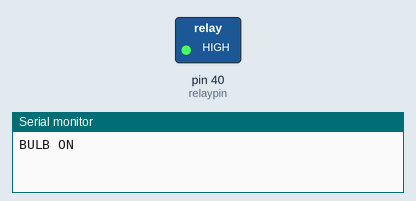
Recording of a sketch running on a simulated Arduino Mega 2560, built with avr-gcc and run on an emulated ATmega2560. On the bench: switched loads named in the sketch (green lamp = pin HIGH), the last lines printed to the serial monitor.

Above: at 1.0 s.
At 3.0 s:
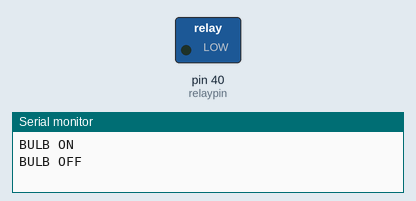
Timing chart, 0 to 5.2 s (numbered marks = the images above):
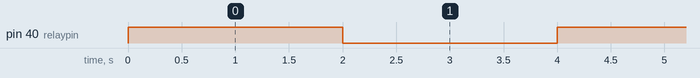

Measured:
- by itself, pin 40 (relaypin): alternates HIGH for 2.0 s and LOW for 2.0 s

The sketch:

RELAY.ino
```cpp
// def pins
const int relaypin = 40;


void setup() {
  // put your setup code here, to run once:
  Serial.begin(9600);
  pinMode(relaypin, OUTPUT);

}

void loop() {
  // put your main code here, to run repeatedly:

  digitalWrite(relaypin, HIGH);
  Serial.println("BULB ON");
  delay(2000);
  digitalWrite(relaypin, LOW);
  Serial.println("BULB OFF");
  delay(2000);


}
```
